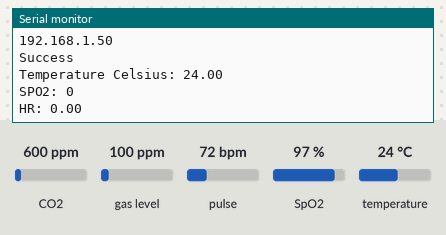
The sketch below on a simulated ESP32. Parts: the last lines printed to the serial monitor. Inputs (shaded band) come from the test bench; at power-on: pulse 72 bpm, temperature 24 °C, SpO2 97 %, CO2 600 ppm, gas level 100 ppm. WiFi joins after 1.5 s; servers stay silent unless stated.

Above: at 3.4 s.
3.5 s: pulse set to 42 bpm
5.0 s: temperature set to 12 °C
6.5 s: SpO2 set to 80 %
At 7.7 s:
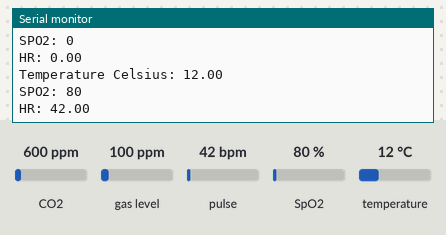
8.0 s: temperature set to 19 °C
At 9.2 s:
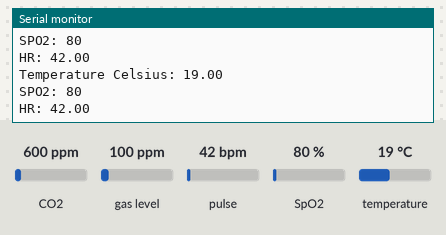
9.5 s: pulse set to 70 bpm
At 10.7 s:
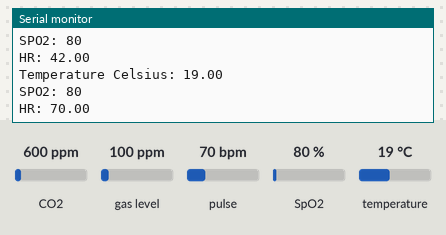
Timing chart, 0 to 12.0 s (numbered marks = the images above; inputs shaded):
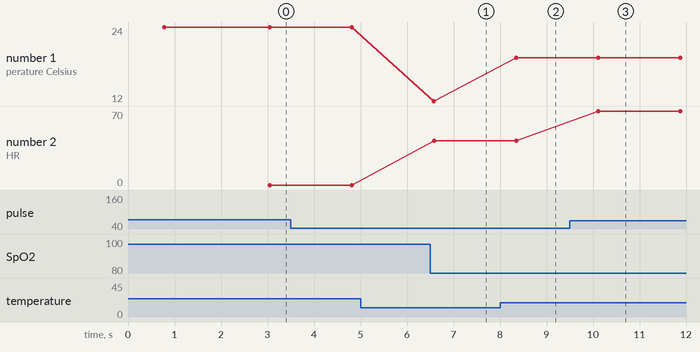

The sketch:

main.ino
```cpp
/*********
  Rui Santos
  Complete project details at https://RandomNerdTutorials.com
*********/

// Import required libraries
#include <Wire.h>
#include <WiFi.h>
#include <ESPAsyncWebServer.h>
#include "SparkFunCCS811.h"
#include <OneWire.h>
#include <DallasTemperature.h>
#include "MAX30100_PulseOximeter.h"
//#include <ezButton.h>

// Data wire is connected to GPIO 4
#define ONE_WIRE_BUS 4
#define CCS811_ADDR 0x5A
//#define DEBOUNCE_TIME 50

// Setup a oneWire instance to communicate with any OneWire devices
OneWire oneWire(ONE_WIRE_BUS);
CCS811 mySensor(CCS811_ADDR);

// Pass our oneWire reference to Dallas Temperature sensor
DallasTemperature sensors(&oneWire);

PulseOximeter pox;

// Variables to store temperature values
String temperatureC = "";
String CO2 = "";
String SPO2 = "";
String HR = "";
String ECG = "";
//String Evacuar = "";
//String Orina = "";
//String Farmaco = "";
//String Alimento = "";


///////////////////////////////////////
///////////////////////////////////////


// Timer variables
unsigned long lastTime = 0;
unsigned long timerDelay = 1000;

// Replace with your network credentials
const char* ssid = "Loreto";  //AndroidAP5337
const char* password = "loreto33";  //villavilla

// Create AsyncWebServer object on port 80
AsyncWebServer server(80);

String readDSTemperatureC() {
  // Call sensors.requestTemperatures() to issue a global temperature and Requests to all devices on the bus
  sensors.requestTemperatures();
  float tempC = sensors.getTempCByIndex(0);

  if(tempC == -127.00) {
    Serial.println("Failed to read from DS18B20 sensor");
    return "--";
  } else {
    Serial.print("Temperature Celsius: ");
    Serial.println(tempC);
  }
  return String(tempC);
}


const char index_html[] PROGMEM = R"rawliteral(
<!DOCTYPE HTML><html>
<head>
  <meta name="viewport" content="width=device-width, initial-scale=1">
  <link rel="stylesheet" href="https://use.fontawesome.com/releases/v5.7.2/css/all.css" integrity="sha384-fnmOCqbTlWIlj8LyTjo7mOUStjsKC4pOpQbqyi7RrhN7udi9RwhKkMHpvLbHG9Sr" crossorigin="anonymous">
  <style>
    html {
     font-family: Arial;
     display: inline-block;
     margin: 0px auto;
     text-align: center;
    }
    h2 { font-size: 3.0rem; }
    p { font-size: 3.0rem; }
    .units { font-size: 1.2rem; }
    .ds-labels{
      font-size: 1.5rem;
      vertical-align:middle;
      padding-bottom: 15px;
    }
  </style>
</head>
<body>
  <h2>Medicina Remota</h2>
  <p>
    <i class="fas fa-thermometer-half" style="color:#059e8a;"></i>
    <span class="ds-labels">Temperature Celsius</span>
    <span id="temperaturec">%TEMPERATUREC%</span>
    <sup class="units">&deg;C</sup>
  </p>
  <p>
    <i class="fas fa-thermometer-half" style="color:#059e8a;"></i>
    <span class="ds-labels">CO2</span>
    <span id="CO2">%CO2%</span>
    <sup class="units">&deg;ppm</sup>
  </p>
  <p>
    <i class="fas fa-thermometer-half" style="color:#059e8a;"></i>
    <span class="ds-labels">SPO2</span>
    <span id="SPO2">%SPO2%</span>
    <sup class="units">&deg;</sup>
  </p>
  <p>
    <i class="fas fa-thermometer-half" style="color:#059e8a;"></i>
    <span class="ds-labels">HR</span>
    <span id="HR">%HR%</span>
    <sup class="units">&deg;bpm</sup>
  </p>
  <p>
    <i class="fas fa-thermometer-half" style="color:#059e8a;"></i>
    <span class="ds-labels">ECG</span>
    <span id="ECG">%ECG%</span>
    <sup class="units">&deg;V</sup>
  </p>
  <h2>Actividad Diaria</h2>
  <p>
    <i class="fas fa-thermometer-half" style="color:#059e8a;"></i>
    <span class="ds-labels">Evacuar</span>
    <span id="Evacuar">%Evacuar%</span>
    <sup class="units">&deg;</sup>
  </p>
  <p>
    <i class="fas fa-thermometer-half" style="color:#059e8a;"></i>
    <span class="ds-labels">Orina</span>
    <span id="Orina">%Orina%</span>
    <sup class="units">&deg;</sup>
  </p>
  <p>
    <i class="fas fa-thermometer-half" style="color:#059e8a;"></i>
    <span class="ds-labels">Farmaco</span>
    <span id="Farmaco">%Fármaco%</span>
    <sup class="units">&deg;</sup>
  </p>
  <p>
    <i class="fas fa-thermometer-half" style="color:#059e8a;"></i>
    <span class="ds-labels">Alimento</span>
    <span id="Alimento">%Alimento%</span>
    <sup class="units">&deg;</sup>
  </p>

</body>
<script>
setInterval(function ( ) {
  var xhttp = new XMLHttpRequest();
  xhttp.onreadystatechange = function() {
    if (this.readyState == 4 && this.status == 200) {
      document.getElementById("temperaturec").innerHTML = this.responseText;
    }
  };
  xhttp.open("GET", "/temperaturec", true);
  xhttp.send();
}, 1000) ;
/////
setInterval(function ( ) {
  var xhttp = new XMLHttpRequest();
  xhttp.onreadystatechange = function() {
    if (this.readyState == 4 && this.status == 200) {
      document.getElementById("CO2").innerHTML = this.responseText;
    }
  };
  xhttp.open("GET", "/CO2", true);
  xhttp.send();
}, 1000) ; //tiempo en mandar a la pagina
////
setInterval(function ( ) {
  var xhttp = new XMLHttpRequest();
  xhttp.onreadystatechange = function() {
    if (this.readyState == 4 && this.status == 200) {
      document.getElementById("SPO2").innerHTML = this.responseText;
    }
  };
  xhttp.open("GET", "/SPO2", true);
  xhttp.send();
}, 1000) ; //tiempo en mandar a la pagina
////
setInterval(function ( ) {
  var xhttp = new XMLHttpRequest();
  xhttp.onreadystatechange = function() {
    if (this.readyState == 4 && this.status == 200) {
      document.getElementById("HR").innerHTML = this.responseText;
    }
  };
  xhttp.open("GET", "/HR", true);
  xhttp.send();
}, 1000) ; //tiempo en mandar a la pagina
////
////
setInterval(function ( ) {
  var xhttp = new XMLHttpRequest();
  xhttp.onreadystatechange = function() {
    if (this.readyState == 4 && this.status == 200) {
      document.getElementById("ECG").innerHTML = this.responseText;
    }
  };
  xhttp.open("GET", "/ECG", true);
  xhttp.send();
}, 1000) ; //tiempo en mandar a la pagina
////
</script>
</html>)rawliteral";

// Replaces placeholder with DS18B20 values
String processor(const String& var){
  //Serial.println(var);
  if(var == "TEMPERATUREC"){
    return temperatureC;
  }
  else if(var == "CO2"){
    return CO2;
  }
  else if (var == "SPO2"){
    return SPO2;
  }
  else if (var == "HR"){
    return HR;
  }
  else if (var == "ECG"){
    return ECG;
  }

  return String();
}

void setup(){
  // Serial port for debugging purposes
  Serial.begin(9600);
  Serial.println();

  // Start up the DS18B20 library


 //////////////// CO2 ///////////////////////////////////////
 Wire.begin();
  if (mySensor.begin() == false)
  {
    Serial.print("CCS811 error. Please check wiring. Freezing...");
    while (1)
      ;
  }
  CO2 = "0";
  SPO2 = "0";
  HR = "0";
  ECG = "0";

  //////////// TEMPERATURA  /////////////////////
  sensors.begin();
  temperatureC = readDSTemperatureC();


  // Connect to Wi-Fi
  WiFi.begin(ssid, password);
  Serial.println("Connecting to WiFi");
  while (WiFi.status() != WL_CONNECTED) {
    delay(500);
    Serial.print(".");
  }
  Serial.println();

  // Print ESP Local IP Address
  Serial.println(WiFi.localIP());

  // Route for root / web page
  server.on("/", HTTP_GET, [](AsyncWebServerRequest *request){
    request->send_P(200, "text/html", index_html, processor);
  });
  server.on("/temperaturec", HTTP_GET, [](AsyncWebServerRequest *request){
    request->send_P(200, "text/plain", temperatureC.c_str());
  });
  server.on("/CO2", HTTP_GET, [](AsyncWebServerRequest *request){
    request->send_P(200, "text/plain", CO2.c_str());
  });
  server.on("/SPO2", HTTP_GET, [](AsyncWebServerRequest *request){
    request->send_P(200, "text/plain", SPO2.c_str());
  });
  server.on("/HR", HTTP_GET, [](AsyncWebServerRequest *request){
    request->send_P(200, "text/plain", HR.c_str());
  });
  server.on("/ECG", HTTP_GET, [](AsyncWebServerRequest *request){
    request->send_P(200, "text/plain", ECG.c_str());
  });

  // Start server
  server.begin();

  //////////////// SPO2 ///////////////////////////////////////
  if (!pox.begin()){
    Serial.println("Failed");
    for(;;);
  }
  else{
    Serial.println("Success");
  }
}


void loop()
{
  pox.update();
  if (mySensor.dataAvailable())
  {
    mySensor.readAlgorithmResults();
  }

  if ((millis() - lastTime) > timerDelay) {
    temperatureC = readDSTemperatureC();
    SPO2 = String(pox.getSpO2());
    HR = String(pox.getHeartRate());
    Serial.print("SPO2: ");
    Serial.println(pox.getSpO2());
    Serial.print("HR: ");
    Serial.println(pox.getHeartRate());
    CO2 = String(mySensor.getCO2());// FUNCION QUE ONTIENE CO2 COMO STRING

    lastTime = millis();

    }
}
```

Measured:
- after the input at 6.5 s, the serial monitor: prints a new line after 0.08 s (image 1)
- after the input at 8.0 s, the serial monitor: prints a new line after 0.35 s (image 2)
- after the input at 9.5 s, the serial monitor: prints a new line after 0.61 s (image 3)
- plotted number 1: 12 → 19 after the input at 8.0 s
- plotted number 2: 42 → 70 after the input at 9.5 s
